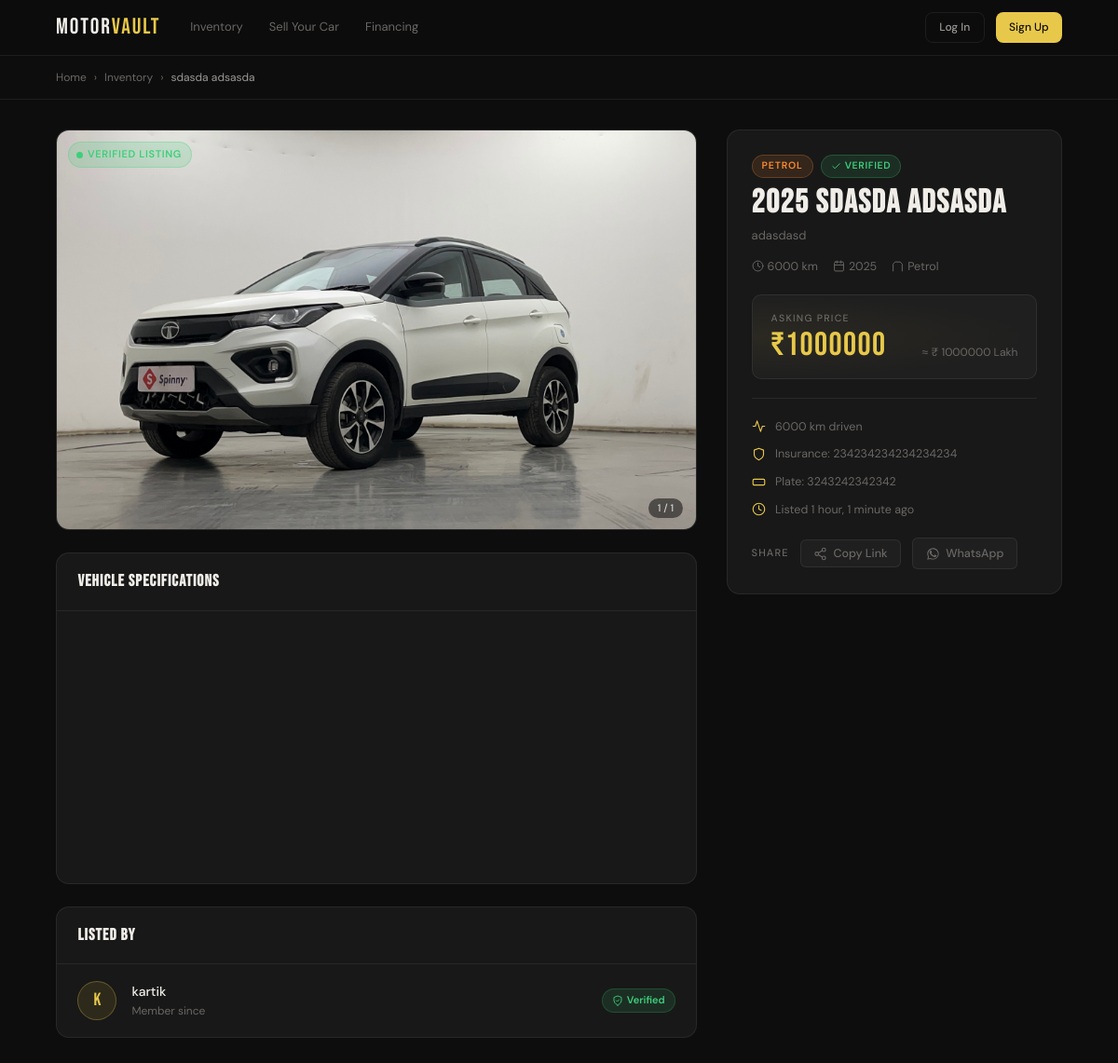
The page /car/4/ on the database its author committed.
### login/models.py (models this page shows, shortened)
class cars(models.Model):
    FUEL_CHOICES = [
        ('Petrol', 'Petrol'),
        ('Diesel', 'Diesel'),
        ('Electric', 'Electric'),
        ('Hybrid', 'Hybrid'),
        ('CNG', 'CNG'),
    ]
    owner = models.ForeignKey(User, on_delete=models.CASCADE, related_name='cars')
    make = models.CharField(max_length=100)
    model = models.CharField(max_length=100)
    variant = models.CharField(max_length=100, blank=True)
    year = models.PositiveIntegerField()
    mileage = models.PositiveIntegerField(default=0)
    fuel_type = models.CharField(max_length=20, choices=FUEL_CHOICES, default='Petrol')
    price = models.DecimalField(max_digits=12, decimal_places=2)
    image = models.ImageField(upload_to='car_images/', null=True, blank=True)
    chassis_number = models.CharField(max_length=100, unique=True)
    insurance_number = models.CharField(max_length=100, unique=True)
    license_plate_number = models.CharField(max_length=100, unique=True)
    engine_number = models.CharField(max_length=100, unique=True)
    is_approved = models.BooleanField(default=False)
    created_at = models.DateTimeField(auto_now_add=True)
    is_verified = models.BooleanField(default=False)

class User(AbstractBaseUser, PermissionsMixin):
    USER_TYPES = (
        (1, 'SuperAdmin'),
        (2, 'Admin'),
        (3, 'User'),
    )
    user_type = models.PositiveSmallIntegerField(
    choices=USER_TYPES,
    default=3
     )
    username = models.CharField(max_length=100, null=True, blank=True)
    email = models.EmailField(unique=True)
    phone_number = models.IntegerField(max_length=20, null=True, blank=True, unique=True)
    name = models.CharField(max_length=100, null=True, blank=True)
    age = models.PositiveIntegerField(null=True, blank=True)
    verification_token = models.CharField(max_length=100, null=True, blank=True)
    profile_picture = models.ImageField(upload_to='profile_pics/', null=True, blank=True)
    is_verified = models.BooleanField(default=False)
    is_staff = models.BooleanField(default=False)
    is_active = models.BooleanField(default=True)
    objects = CustomUserManager()
    USERNAME_FIELD = 'email'
    REQUIRED_FIELDS = []

### login/views.py (the view)
# urls.py: path('car/<int:pk>/', views.car_detail, name='car_detail'),
def car_detail(request, pk):
    car = cars.objects.filter(pk=pk, is_approved=True).first()
    similar_cars = cars.objects.filter(make=car.make, is_approved=True).exclude(pk=pk)[:4]
    return render(request, 'car_detail.html', {'pk': pk, 'car': car, 'similar_cars': similar_cars})

### login/templates/car_detail.html (shortened to what this page needs)
{% load static %}
<!DOCTYPE html>
<html lang="en">
<head>
  <link rel="stylesheet" href="{% static 'css/car_detail.css' %}">
</head>
<body>
  <nav class="nav">
    <a href="{% url 'home' %}" class="logo">MOTOR<span>VAULT</span></a>
    <div class="nav__links">
      <a href="{% url 'listings' %}">Inventory</a>
      <a href="{% url 'sell' %}">Sell Your Car</a>
      <a href="{% url 'financing' %}">Financing</a>
    </div>
    <div class="nav__actions">
      {% if user.is_authenticated %}
        <a href="{% url 'dashboard' %}" class="btn btn--ghost btn--sm">Dashboard</a>
      {% else %}
        <a href="{% url 'login' %}" class="btn btn--ghost btn--sm">Log In</a>
        <a href="{% url 'register_user' %}" class="btn btn--primary btn--sm">Sign Up</a>
      {% endif %}
    </div>
  </nav>
  <div class="breadcrumb">
    <a href="{% url 'home' %}">Home</a>
    <span>›</span>
    <a href="{% url 'listings' %}">Inventory</a>
    <span>›</span>
    <span>{{ car.make }} {{ car.model }}</span>
  </div>
  <div class="page-wrap">
    <div class="col-left">
      <div class="gallery">
        <div class="gallery__main" id="galleryMain">
          {% if car.images.all %}
            {% with car.images.first as main_img %}
              <img src="{{ main_img.image.url }}" alt="{{ car.year }} {{ car.make }} {{ car.model }}" id="mainImg" class="gallery__main-img">
            {% endwith %}
          {% elif car.image %}
            <img src="{{ car.image.url }}" alt="{{ car.year }} {{ car.make }} {{ car.model }}" id="mainImg" class="gallery__main-img">
          {% endif %}
          <div class="gallery__counter" id="galleryCounter">
          </div>
          <div class="gallery__status {% if car.is_approved %}gallery__status--green{% else %}gallery__status--red{% endif %}">
            <span class="status-dot"></span>
            {% if car.is_approved %}Verified Listing{% else %}Pending Approval{% endif %}
          </div>
        </div>
      </div>
      <div class="card">
        <div class="card__header">
          <h3 class="card__title">Vehicle Specifications</h3>
        </div>
        <div class="specs-grid">
        </div>
      </div>
      <div class="card seller-card">
        <div class="card__header">
          <h3 class="card__title">Listed By</h3>
        </div>
        <div class="seller-body">
          <div class="seller-avatar">{{ car.owner.username|slice:":1"|upper }}</div>
          <div class="seller-info">
            <strong>{{ car.owner.get_full_name|default:car.owner.username }}</strong>
            <span>Member since {{ car.owner.date_joined|date:"M Y" }}</span>
          </div>
          <div class="seller-badge">
            <svg viewBox="0 0 24 24" fill="none" stroke="currentColor" stroke-width="1.8" stroke-linecap="round" stroke-linejoin="round" width="12" height="12"><path d="m9 12 2 2 4-4"/><path d="M12 22s8-4 8-10V5l-8-3-8 3v7c0 6 8 10 8 10z"/></svg>
            Verified
          </div>
        </div>
      </div>
    </div>
    <div class="col-right">
      <div class="sticky-panel">
        <div class="detail-title-block">
          <div class="detail-badges">
            <span class="fuel-badge fuel-badge--{{ car.fuel_type|lower }}">{{ car.fuel_type }}</span>
            {% if car.is_approved %}
            <span class="verified-badge">
              <svg viewBox="0 0 24 24" fill="none" stroke="currentColor" stroke-width="2" stroke-linecap="round" stroke-linejoin="round" width="11" height="11"><polyline points="20 6 9 17 4 12"/></svg>
              Verified
            </span>
            {% endif %}
          </div>
          <h1 class="detail-title">{{ car.year }} {{ car.make }} {{ car.model }}</h1>
          {% if car.variant %}
          <p class="detail-variant">{{ car.variant }}</p>
          {% endif %}
          <div class="detail-meta">
            <span>
              <svg viewBox="0 0 24 24" fill="none" stroke="currentColor" stroke-width="1.8" stroke-linecap="round" stroke-linejoin="round" width="13" height="13"><circle cx="12" cy="12" r="10"/><polyline points="12 6 12 12 16 14"/></svg>
              {{ car.mileage|floatformat:0 }} km
            </span>
            <span>
              <svg viewBox="0 0 24 24" fill="none" stroke="currentColor" stroke-width="1.8" stroke-linecap="round" stroke-linejoin="round" width="13" height="13"><rect x="3" y="4" width="18" height="18" rx="2"/><line x1="16" y1="2" x2="16" y2="6"/><line x1="8" y1="2" x2="8" y2="6"/><line x1="3" y1="10" x2="21" y2="10"/></svg>
              {{ car.year }}
            </span>
            <span>
              <svg viewBox="0 0 24 24" fill="none" stroke="currentColor" stroke-width="1.8" stroke-linecap="round" stroke-linejoin="round" width="13" height="13"><path d="M3 22V8l4-4h10l4 4v14"/></svg>
              {{ car.fuel_type }}
            </span>
          </div>
        </div>
        <div class="price-block">
          <div class="price-block__main">
            <span class="price-label">Asking Price</span>
            <span class="price-value">₹{{ car.price|floatformat:0 }}</span>
          </div>
          <span class="price-lakh">≈ ₹ {{ car.price|floatformat:"-2" }} Lakh</span>
        </div>
        <div class="panel-divider"></div>
        <div class="quick-stats">
          <div class="quick-stat">
            <svg viewBox="0 0 24 24" fill="none" stroke="currentColor" stroke-width="1.8" stroke-linecap="round" stroke-linejoin="round" width="15" height="15"><polyline points="22 12 18 12 15 21 9 3 6 12 2 12"/></svg>
            <span>{{ car.mileage|floatformat:0 }} km driven</span>
          </div>
          <div class="quick-stat">
            <svg viewBox="0 0 24 24" fill="none" stroke="currentColor" stroke-width="1.8" stroke-linecap="round" stroke-linejoin="round" width="15" height="15"><path d="M12 22s8-4 8-10V5l-8-3-8 3v7c0 6 8 10 8 10z"/></svg>
            <span>Insurance: {{ car.insurance_number }}</span>
          </div>
          <div class="quick-stat">
            <svg viewBox="0 0 24 24" fill="none" stroke="currentColor" stroke-width="1.8" stroke-linecap="round" stroke-linejoin="round" width="15" height="15"><rect x="2" y="7" width="20" height="10" rx="2"/></svg>
            <span>Plate: {{ car.license_plate_number }}</span>
          </div>
          <div class="quick-stat">
            <svg viewBox="0 0 24 24" fill="none" stroke="currentColor" stroke-width="1.8" stroke-linecap="round" stroke-linejoin="round" width="15" height="15"><circle cx="12" cy="12" r="10"/><polyline points="12 6 12 12 16 14"/></svg>
            <span>Listed {{ car.created_at|timesince }} ago</span>
          </div>
        </div>
        <div class="share-row">
          <span class="share-label">Share</span>
          <button class="share-btn" id="shareBtn" title="Copy link">
            <span id="shareLabel">Copy Link</span>
          </button>
          <a href="https://wa.me/?text={{ request.build_absolute_uri }}" target="_blank" class="share-btn" title="Share on WhatsApp">
            WhatsApp
          </a>
        </div>
      </div>
    </div>
  </div>
</body>
</html>

### rows shown on the page
cars: make "sdasda", model "adsasda", image (picture), owner.username "K", owner.get_full_name "kartik", fuel_type "PETROL", year "2025", variant "adasdasd", mileage "6000", fuel_type "Petrol", price "1000000", insurance_number "234234234234234234", license_plate_number "3243242342342", created_at "1 hour, 1 minute"
